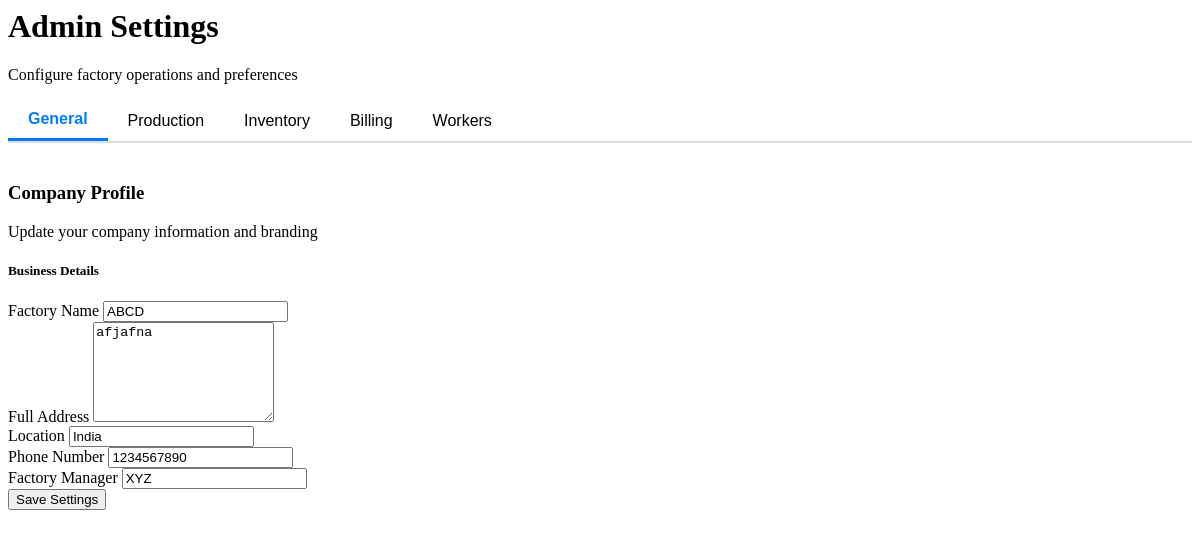
Page /Dashboard/Admin/settings.php on the earlier database version.
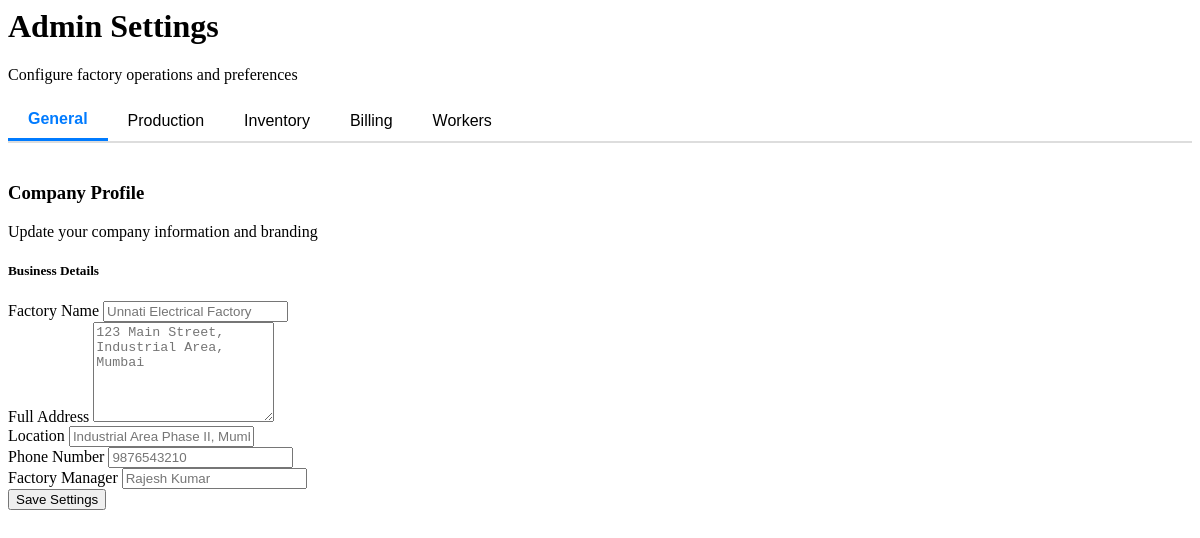
Same page on the later database version.
### tables this page shows
CREATE TABLE `admin_business_details` (
  `id` int(11) NOT NULL,
  `factory_name` varchar(255) DEFAULT NULL,
  `factory_address` text DEFAULT NULL,
  `factory_location` varchar(255) DEFAULT NULL,
  `phone_number` varchar(20) DEFAULT NULL,
  `factory_manager` varchar(255) DEFAULT NULL
);

### Dashboard/Admin/settings.php (the view, shortened to what this page needs)
<?php
include '../../_conn.php';
$result = $conn->query("SELECT * FROM admin_business_details WHERE id = 1");
$row = $result->fetch_assoc();
?>
<div class="main-content container my-4">
    <h1>Admin Settings</h1>
    <p>Configure factory operations and preferences</p>
    <div class="col-md-12 card p-4 shadow-sm my-4">
        <div class="tabs">
            <button class="settingTab active" onclick="showsettingTab('general')">General</button>
            <button class="settingTab" onclick="showsettingTab('production')">Production</button>
            <button class="settingTab" onclick="showsettingTab('inventory')">Inventory</button>
            <button class="settingTab" onclick="showsettingTab('billing')">Billing</button>
            <button class="settingTab" onclick="showsettingTab('workers')">Workers</button>
        </div>
        <div class="setting-tab-content active" id="general">
            <h3>Company Profile</h3>
            <p>Update your company information and branding</p>
            <form method="POST" action="settings.php">
                <div>
                    <h5>Business Details</h5>
                    <div class="mb-3 m-3 col">
                        <label for="factory-name">Factory Name</label>
                        <input type="text" class="form-control" id="factory-name" name="factory_name"
                            placeholder="Unnati Electrical Factory" value="<?php echo $row['factory_name'] ?? ''; ?>">
                    </div>
                    <div class="mb-3 m-3 col">
                        <label for="factory-address">Full Address</label>
                        <textarea class="form-control" id="factory-address" name="factory_address"
                            placeholder="123 Main Street, Industrial Area, Mumbai"
                            style="height: 100px"><?php echo $row['factory_address'] ?? ''; ?></textarea>
                    </div>
                    <div class="mb-3 m-3 col">
                        <label for="factory-location">Location</label>
                        <input type="text" class="form-control" id="factory-location" name="factory_location"
                            placeholder="Industrial Area Phase II, Mumbai"
                            value="<?php echo $row['factory_location'] ?? ''; ?>">
                    </div>
                    <div class="mb-3 m-3 col">
                        <label for="phone-number">Phone Number</label>
                        <input type="number" class="form-control" id="phone-number" name="phone_number"
                            placeholder="9876543210" value="<?php echo $row['phone_number'] ?? ''; ?>">
                    </div>
                    <div class="mb-3 m-3 col">
                        <label for="factory-manager">Factory Manager</label>
                        <input type="text" class="form-control" id="factory-manager" name="factory_manager"
                            placeholder="Rajesh Kumar" value="<?php echo $row['factory_manager'] ?? ''; ?>">
                    </div>
                </div>
                <div class="text-end position-relative">
                    <button type="submit" class="btn btn-info text-white">
                        <i class="bi bi-save"></i> Save Settings
                    </button>
                </div>
            </form>
        </div>

Differences in the rows shown:
removed admin_business_details: factory_name "ABCD", factory_address "afjafna", factory_location "India", phone_number "1234567890", factory_manager "XYZ"
